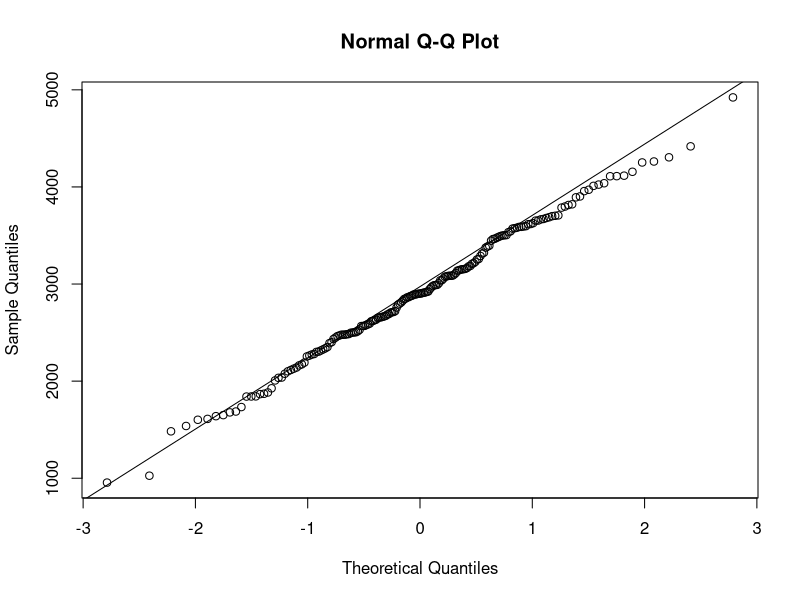
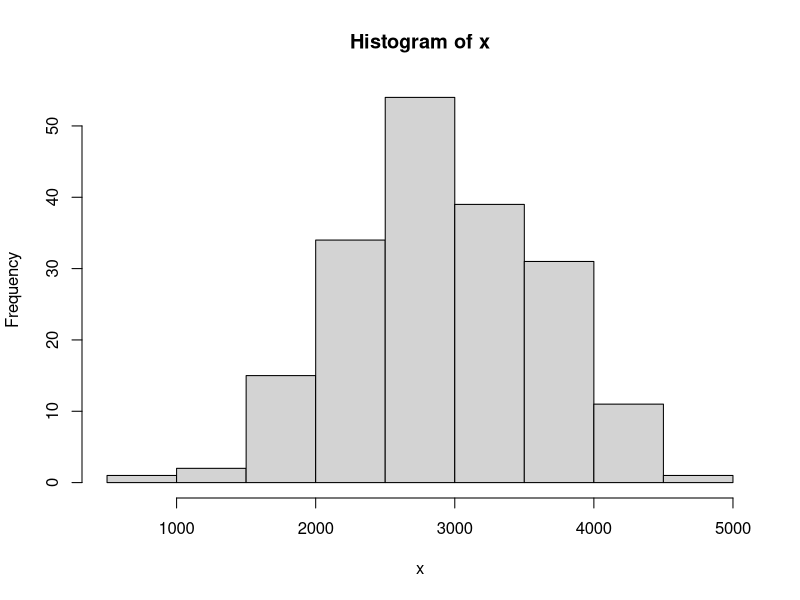

Generate these figures, in order, with R:
data = read.table('data/birthweight.txt',header=TRUE)
x = data$birthweight

# significance level alpha
alpha = 0.05

##### EXERCISE 1A
# check normality
qqnorm(x); qqline(x)
hist(x)
shapiro.test(x)

mean = mean(x); mean
sd = sd(x); sd
n = length(x); n
# 96% bounded ci 
ci = c((mean - qt(0.98,n-1)*(sd/sqrt(n))), (mean + qt(0.98,n-1)*(sd/sqrt(n)))); ci

# length of sample size, s.t. E = 50
# show that qnorm(0.98)*(sd/sqrt(n)) =< 50

# n must be larger or equal to min_n
min_n = ((qnorm(0.98)^2)*(sd^2))/(50^2); min_n

# 96% bootstrap ci
B = 10000
Tstar = numeric(B);
for (i in 1:B){
  Xstar = sample(x,replace=TRUE)
  Tstar[i] = mean(Xstar)
}
Tstar20 = quantile(Tstar,0.020)[[1]]
Tstar980 = quantile(Tstar,0.980)[[1]]
bootstrapci = c(2*mean-Tstar980,2*mean-Tstar20); bootstrapci

# comparison ci vs bootstrap ci
lenci = ci[2]-ci[1]
lenbsci = bootstrapci[2]-bootstrapci[1]
lenbsci<lenci #smaller ci, so more accurate



##### EXERCISE 1B

# perform one sided t test
t.test(x,mu=2800,alt="g")

# meaning of CI: a confidence interval for the mean appropriate to the specified alternative hypothesis. TO DO

# proposed sign test: T = #(x>2800)
nT = length(x[x>2800]);

pttest = t.test(x,mu=2800,alt="g")[[3]]
psign = binom.test(nT,n,p=0.5)[[3]]

# not rejected!!
# compare -> should we simulate? or is one enough
pttest<psign

##### EXERCISE 1C

# WORDT NOG GEFIXT
psign_val = numeric(B)
pttest_val = numeric(B)

B = 1000


for (i in 1:B) {
    x1 = rnorm(n,mean=2800,sd=sd)
    pttest_val[i]=t.test(x1,mu=2800,alt="g")[[3]]; 
    psign_val[i]=binom.test(sum(x1>2800),n,p=0.5)[[3]]; 
  }
fracsign = sum(psign_val<0.05)/B; fracsign
fracttest = sum(pttest_val<0.05)/B; fracttest


## @plotto -> test at 'some' mu>2800. Here we test at mu = 2800 (we generate under H1, mu = 2800.) We can already
## see that frac. of rejections is larger for t tests (0.051 > 0.046). If we generate for mu > 2800, say, mu = 2900
## (@plotto verander dan de mean=2800 in line 70, bij x1 = rnorm(....)), then the frac. of rejections is even larger
## than for the sign test. From this we can conclude the power of the t test is larger than for the sign test.


# 
# better performance for ttest than for sign test: 0.993 vs. 0.873. Why is this?

##### EXERCISE 1D

# estimate of p
p = length(x[x<2600])/n; p
B = (sqrt((p*(1-p))/n)); B
z = (p - 0.25) / B; z 
ci_p = c(0.25,(p+B*z)); ci_p

# suggests alpha/2 = 0.01, so alpha = 0.02
alpha = (pnorm(-z))*2; 1-alpha


##### EXERCISE 1E

# we test proportions
# test for normality!! or just say we assume normality, so we can use this test

male = 34 + 61
female = 28 + 65

prop.test(c(34,28),c(male,female))

